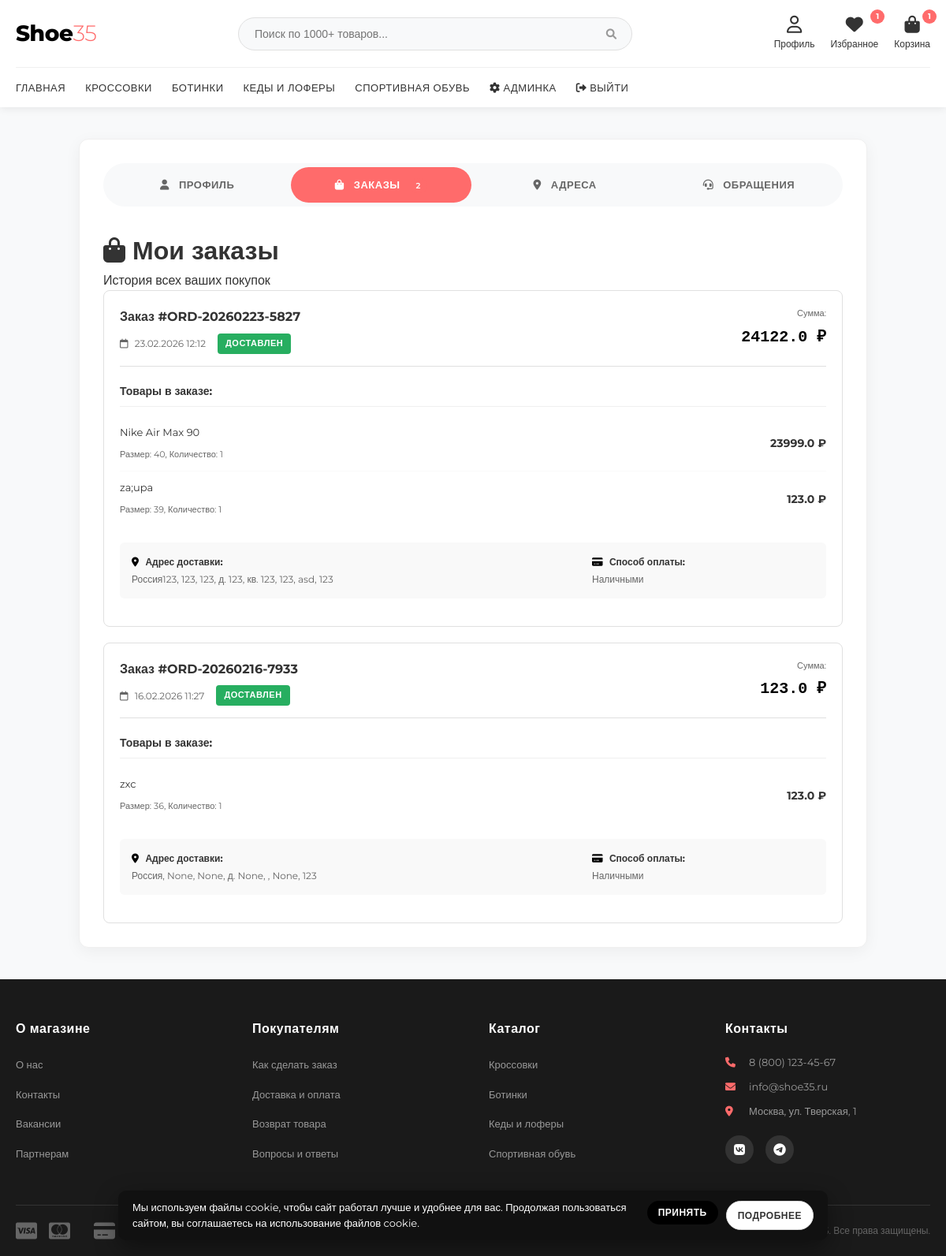
Page /profile?tab=orders (signed in) on the earlier database version.
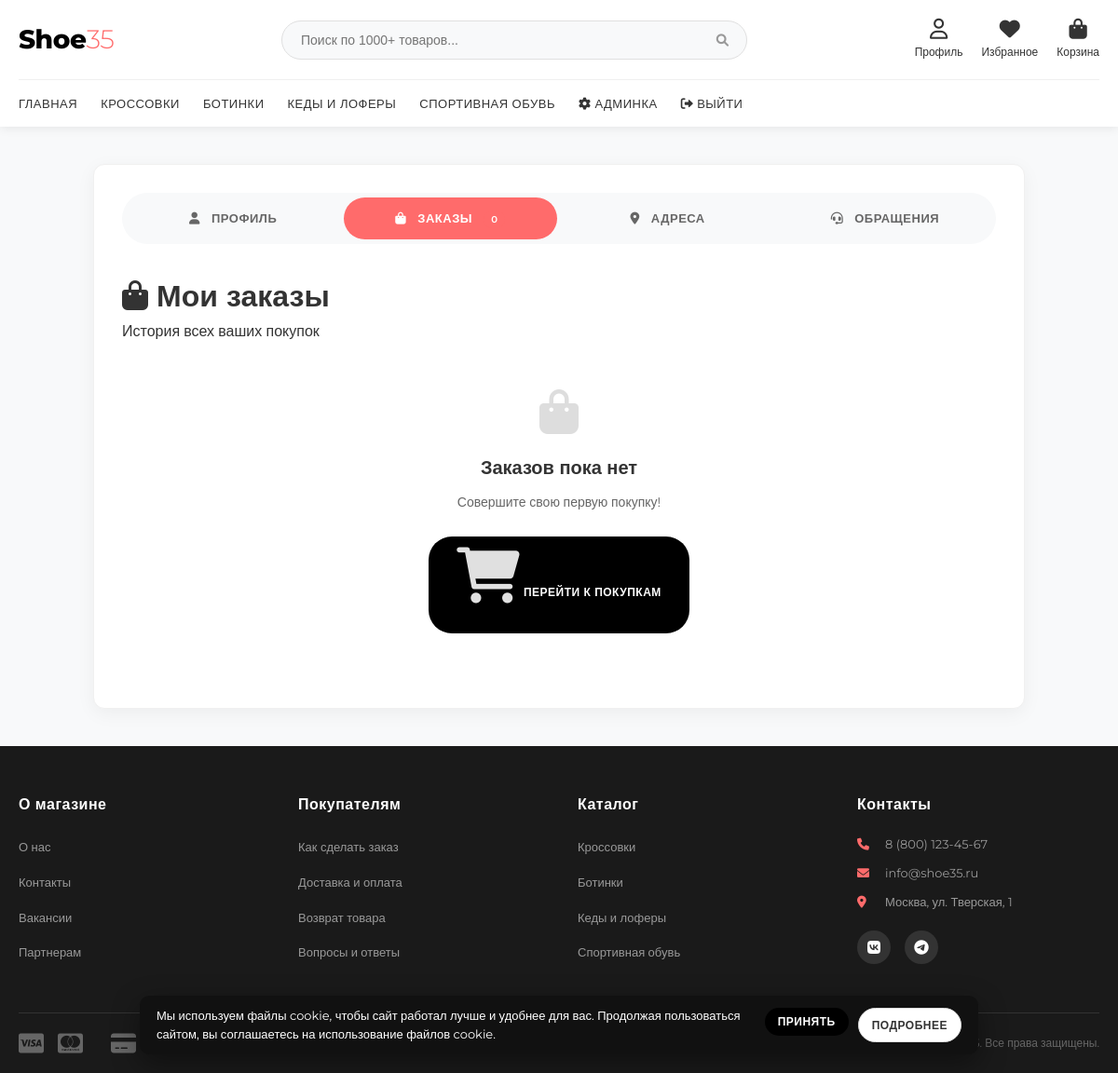
Same page on the later database version.
### database.py (models this page shows)
class Order(db.Model):
    id = db.Column(db.Integer, primary_key=True)
    user_id = db.Column(db.Integer, db.ForeignKey('user.id'), nullable=False)
    order_number = db.Column(db.String(20), unique=True, nullable=False)
    status = db.Column(db.String(20), default='pending')  # pending, processing, shipped, delivered, cancelled
    total_amount = db.Column(db.Float, nullable=False)
    shipping_address = db.Column(db.Text, nullable=False)
    payment_method = db.Column(db.String(50), default='cash')  # cash, card
    notes = db.Column(db.Text)
    created_at = db.Column(db.DateTime, default=datetime.utcnow)
    updated_at = db.Column(db.DateTime, default=datetime.utcnow, onupdate=datetime.utcnow)
    items = db.relationship('OrderItem', backref='order', lazy=True)

class OrderItem(db.Model):
    id = db.Column(db.Integer, primary_key=True)
    order_id = db.Column(db.Integer, db.ForeignKey('order.id'), nullable=False)
    product_id = db.Column(db.Integer, db.ForeignKey('product.id'), nullable=False)
    product_name = db.Column(db.String(100), nullable=False)
    size = db.Column(db.String(10), nullable=False)
    quantity = db.Column(db.Integer, nullable=False)
    price = db.Column(db.Float, nullable=False)
    created_at = db.Column(db.DateTime, default=datetime.utcnow)

### app.py (the view)
@app.route('/profile')
@login_required
def profile():
    tab = request.args.get('tab', 'profile')
    cart_count = CartItem.query.filter_by(user_id=current_user.id).count()
    context = {
        'cart_count': cart_count,
        'active_tab': tab
    }
    if tab == 'profile':
        return render_template('auth/profile.html', **context)
    elif tab == 'orders':
        orders = Order.query.filter_by(user_id=current_user.id).order_by(
            Order.created_at.desc()
        ).all()
        context['orders'] = orders
        return render_template('auth/profile_orders.html', **context)
    elif tab == 'addresses':
        addresses = UserAddress.query.filter_by(user_id=current_user.id).order_by(
            UserAddress.is_default.desc()
        ).all()
        context['addresses'] = addresses
        return render_template('auth/profile_addresses.html', **context)
    elif tab == 'support':
        tickets = SupportTicket.query.filter_by(user_id=current_user.id).order_by(
            SupportTicket.created_at.desc()
        ).all()
        context['tickets'] = tickets
        return render_template('auth/profile_support.html', **context)
    elif tab == 'favorites':
        favorites = Favorite.query.filter_by(user_id=current_user.id).all()
        context['favorites'] = favorites
        return render_template('auth/profile_favorites.html', **context)
    return render_template('auth/profile.html', **context)

### app.py (called while the page is built)
@login_manager.user_loader
def load_user(user_id):
    return User.query.get(int(user_id))

### templates/auth/profile_orders.html (shortened to what the changed rows need)
{% extends "base.html" %}
{% block content %}
<div class="profile-container">
    <div class="profile-tabs">
        <a href="{{ url_for('profile', tab='orders') }}" class="profile-tab active">
            <i class="fas fa-shopping-bag"></i> Заказы
            <span class="tab-badge">{{ orders|length if orders else 0 }}</span>
        </a>
    </div>
    <div class="profile-content">
        <div class="profile-header">
            <h1><i class="fas fa-shopping-bag"></i> Мои заказы</h1>
        </div>
        {% if orders %}
        <div class="orders-list">
            {% for order in orders %}
            <div class="order-card">
                <div class="order-header">
                    <div class="order-info">
                        <h3>Заказ #{{ order.order_number }}</h3>
                        <div class="order-meta">
                            <span class="order-date">
                                <i class="far fa-calendar"></i> {{ order.created_at.strftime('%d.%m.%Y %H:%M') }}
                            </span>
                            <span class="order-status status-{{ order.status }}">
                                {% if order.status == 'pending' %}
                                Ожидает обработки
                                {% elif order.status == 'processing' %}
                                В обработке
                                {% elif order.status == 'shipped' %}
                                Отправлен
                                {% elif order.status == 'delivered' %}
                                Доставлен
                                {% elif order.status == 'cancelled' %}
                                Отменен
                                {% else %}
                                {{ order.status }}
                                {% endif %}
                            </span>
                        </div>
                    </div>
                    <div class="order-total">
                        <span class="total-label">Сумма:</span>
                        <span class="total-amount">{{ order.total_amount }} ₽</span>
                    </div>
                </div>
                <div class="order-items">
                    <h4>Товары в заказе:</h4>
                    {% for item in order.items %}
                    <div class="order-item">
                        <div class="item-info">
                            <span class="item-name">{{ item.product_name }}</span>
                            <span class="item-details">Размер: {{ item.size }}, Количество: {{ item.quantity }}</span>
                        </div>
                        <div class="item-price">{{ item.price * item.quantity }} ₽</div>
                    </div>
                    {% endfor %}
                </div>
                <div class="order-footer">
                    <div class="order-address">
                        <strong><i class="fas fa-map-marker-alt"></i> Адрес доставки:</strong>
                        <p>{{ order.shipping_address }}</p>
                    </div>
                    <div class="order-payment">
                        <strong><i class="fas fa-credit-card"></i> Способ оплаты:</strong>
                        <p>{{ 'Наличными' if order.payment_method == 'cash' else 'Картой' }}</p>
                    </div>
                </div>
            </div>
            {% endfor %}
        </div>
        {% else %}
        <div class="empty-state">
            <i class="fas fa-shopping-bag" style="font-size: 48px; color: #ddd; margin-bottom: 20px;"></i>
            <h3 style="color: #333; margin-bottom: 10px;">Заказов пока нет</h3>
            <p style="color: #666; margin-bottom: 25px;">Совершите свою первую покупку!</p>
            <a href="{{ url_for('index') }}" class="btn">
                <i class="fas fa-shopping-cart"></i> Перейти к покупкам
            </a>
        </div>
        {% endif %}
    </div>
</div>
{% endblock %}

Differences in the rows shown:
removed Order: order_number "ORD-20260223-5827", created_at "23.02.2026 12:12", status "ДОСТАВЛЕН", total_amount "24122.0", shipping_address "Россия123, 123, 123, д. 123, кв. 123, 123, asd, 123", payment_method "Наличными"
removed OrderItem: product_name "Nike Air Max 90", size "40", quantity "1", item.price*item.quantity "23999.0", shown under "ORD-20260223-5827"
removed OrderItem: product_name "za;upa", size "39", quantity "1", item.price*item.quantity "123.0", shown under "ORD-20260223-5827"
removed Order: order_number "ORD-20260216-7933", created_at "16.02.2026 11:27", status "ДОСТАВЛЕН", total_amount "123.0", shipping_address "Россия, None, None, д. None, , None, 123", payment_method "Наличными"
removed OrderItem: product_name "zxc", size "36", quantity "1", item.price*item.quantity "123.0", shown under "ORD-20260216-7933"
Other differences:
{{ orders|length if orders else 0 }}: "2" → "0"
{{ current_user.favorites|length }}: "1" → (not shown)
{{ cart_count }}: "1" → (not shown)
text now shown: "Заказов пока нет Совершите свою первую покупку! ПЕРЕЙТИ К ПОКУПКАМ"
